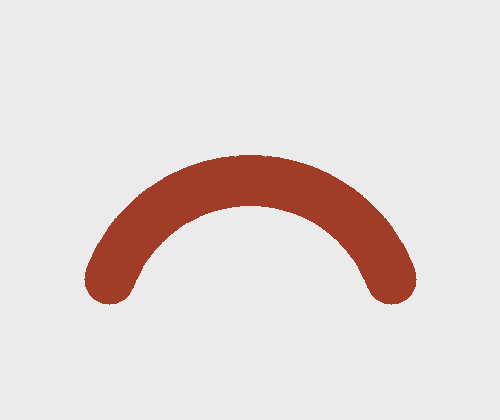
#> input picture samples/synthetic_bent_pipe.png, 500 x 420 px
$ python -i edges.py   (imports and definitions only)   (older library calls are emulated)
#> lines starting #> are read from the running program, lines starting #| are printed output that depends on the picture; after the words box and inside, x2 and y2 are one past the last pixel; in counts of white or black regions, pixels touching at a corner belong together
#> further down, picture is the input picture: shape (420, 500, 3); mean B, G, R 215.8, 217.8, 227.6
"""Image loading, edge detection and snapping to edges (paper section 3-4).

The paper uses gPb contours [Arbelaez et al. 2011] plus edge linking.
Here a Canny edge map is enough for a first version; a better edge
detector can replace `EdgeMap.__init__` without touching the rest.
"""

from pathlib import Path

import cv2
import numpy as np

from .geometry import normalize


# [15 lines left out: function load_image, not called in this run]


class EdgeMap:
    """Edge pixels of a photo plus the image gradient used to check edge direction."""

    def __init__(self, image_bgr, sensitivity=1.0, blur_sigma=1.2):
#> called with sensitivity = 1, blur_sigma = 1.2
        gray = cv2.cvtColor(image_bgr, cv2.COLOR_BGR2GRAY) if image_bgr.ndim == 3 else image_bgr
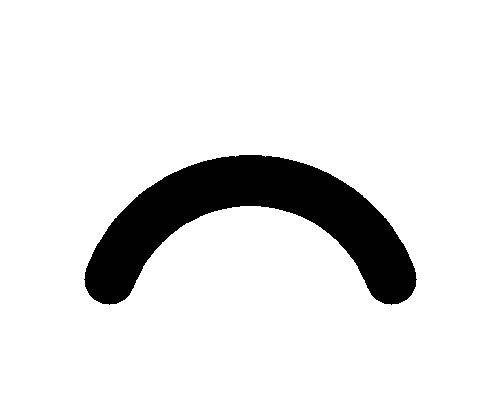
#> gray: shape (420, 500); values 88 (black) and 235 (white), 90.2% white; 1 black region, box (x1, y1, x2, y2) and area: (84, 155, 417, 305) 20636
        blurred = cv2.GaussianBlur(gray, (0, 0), blur_sigma)
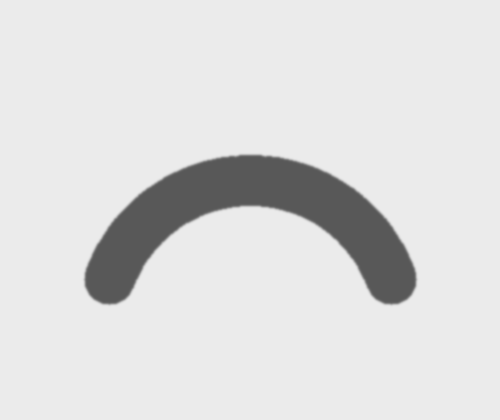
#> blurred: shape (420, 500); min 88, max 235, mean 220.6
        otsu, _ = cv2.threshold(blurred, 0, 255, cv2.THRESH_BINARY + cv2.THRESH_OTSU)
#> otsu = 162
        high = max(float(otsu), 20.0) / max(sensitivity, 1e-3)
#> high = 162
        self.edges = cv2.Canny(blurred, 0.5 * high, high, L2gradient=True) > 0
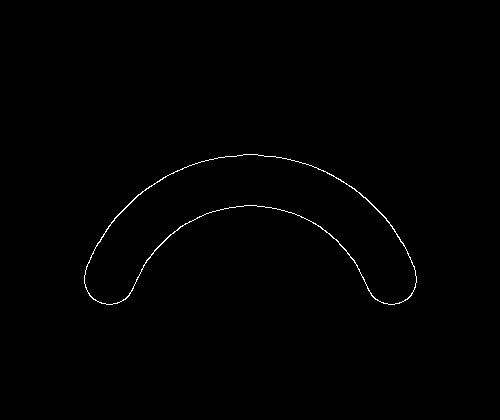
#> self.edges: shape (420, 500) bool; 0.49% white in thin lines or dots, all inside (x1, y1, x2, y2) = (84, 154, 417, 305)
        # Canny edges are 1 px thin; a ray stepping half a pixel can slip
        # between diagonal pixels, so hits are tested on a slightly thicker mask.
        self.hit_mask = cv2.dilate(self.edges.astype(np.uint8), np.ones((3, 3), np.uint8)) > 0
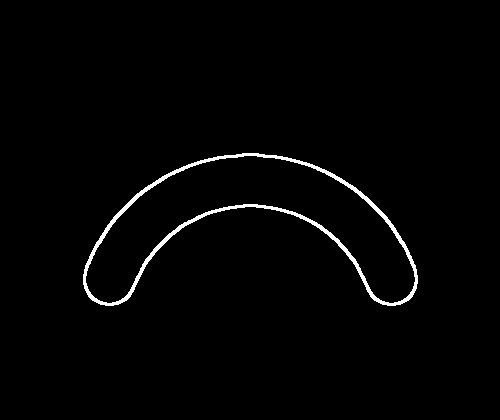
#> self.hit_mask: shape (420, 500) bool; 1.6% white; 1 white region, box (x1, y1, x2, y2) and area: (83, 153, 418, 306) 3345
        self.gx = cv2.Sobel(blurred, cv2.CV_32F, 1, 0, ksize=3)
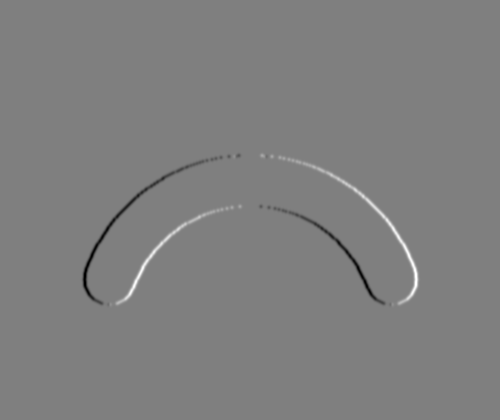
#> self.gx: shape (420, 500) float32; min -336, max 336, mean 0; drawn with min black and max white
        self.gy = cv2.Sobel(blurred, cv2.CV_32F, 0, 1, ksize=3)
        self.h, self.w = gray.shape
#> self.h = 420; self.w = 500

    # [45 lines left out: functions cast_ray, snap_point, not called in this run]

    def overlay_rgba(self, color=(255, 60, 60, 220)):
        """RGBA image with edge pixels colored, for drawing over the photo."""
        out = np.zeros((self.h, self.w, 4), dtype=np.uint8)
        out[self.edges] = color
        return out

>>> import cv2
>>> picture = cv2.imread('../samples/synthetic_bent_pipe.png')
>>> result = EdgeMap(picture).overlay_rgba()

$ run again, on samples/synthetic_box.png
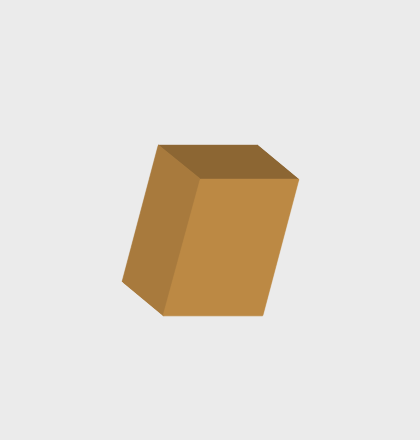
#> input picture samples/synthetic_box.png, 420 x 440 px
#> picture is the input picture: shape (440, 420, 3); mean B, G, R 212.7, 221.1, 227.3
#> otsu = 185
#> in __init__, `self.edges = cv2.Canny(blurred, 0.5 * high, high, L2gradient=True) > 0`:
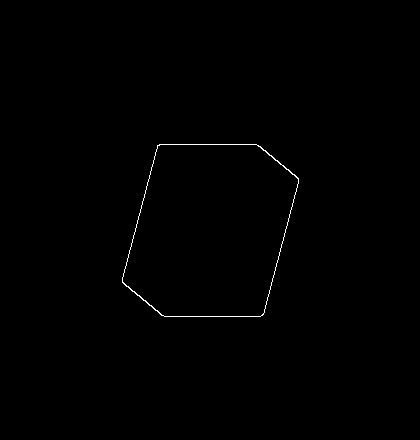
#> self.edges: shape (440, 420) bool; 0.34% white in thin lines or dots, all inside (x1, y1, x2, y2) = (122, 144, 299, 317)
#> self.hit_mask: shape (440, 420) bool; 1.1% white; 1 white region, box (x1, y1, x2, y2) and area: (121, 143, 300, 318) 2014
#> in __init__, `self.gy = cv2.Sobel(blurred, cv2.CV_32F, 0, 1, ksize=3)`:
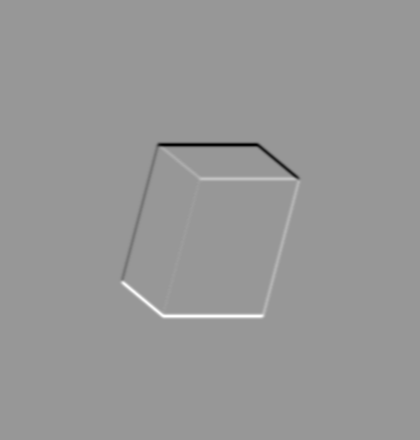
#> self.gy: shape (440, 420) float32; min -292, max 200, mean 0; drawn with min black and max white

$ run again, on samples/synthetic_cone.png
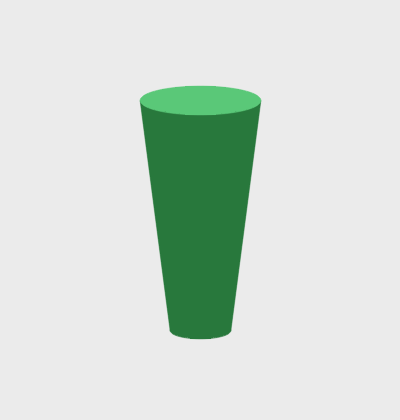
#> input picture samples/synthetic_cone.png, 400 x 420 px
#> picture is the input picture: shape (420, 400, 3); mean B, G, R 212.2, 220.7, 209.3
#> otsu = 166
#> in __init__, `self.edges = cv2.Canny(blurred, 0.5 * high, high, L2gradient=True) > 0`:
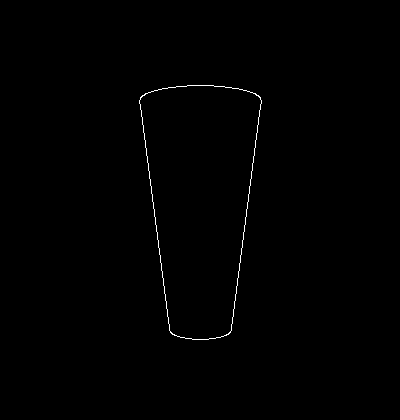
#> self.edges: shape (420, 400) bool; 0.4% white in thin lines or dots, all inside (x1, y1, x2, y2) = (139, 85, 262, 340)
#> self.hit_mask: shape (420, 400) bool; 1.3% white; 1 white region, box (x1, y1, x2, y2) and area: (138, 84, 263, 341) 2168
#> in __init__, `self.gy = cv2.Sobel(blurred, cv2.CV_32F, 0, 1, ksize=3)`:
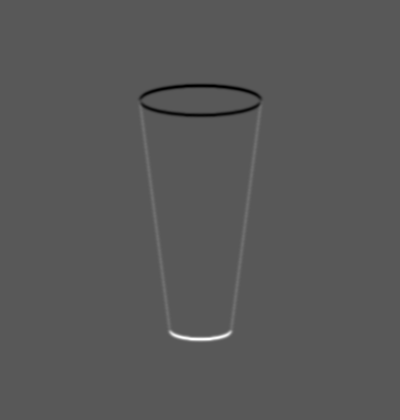
#> self.gy: shape (420, 400) float32; min -176, max 334, mean 0; drawn with min black and max white
